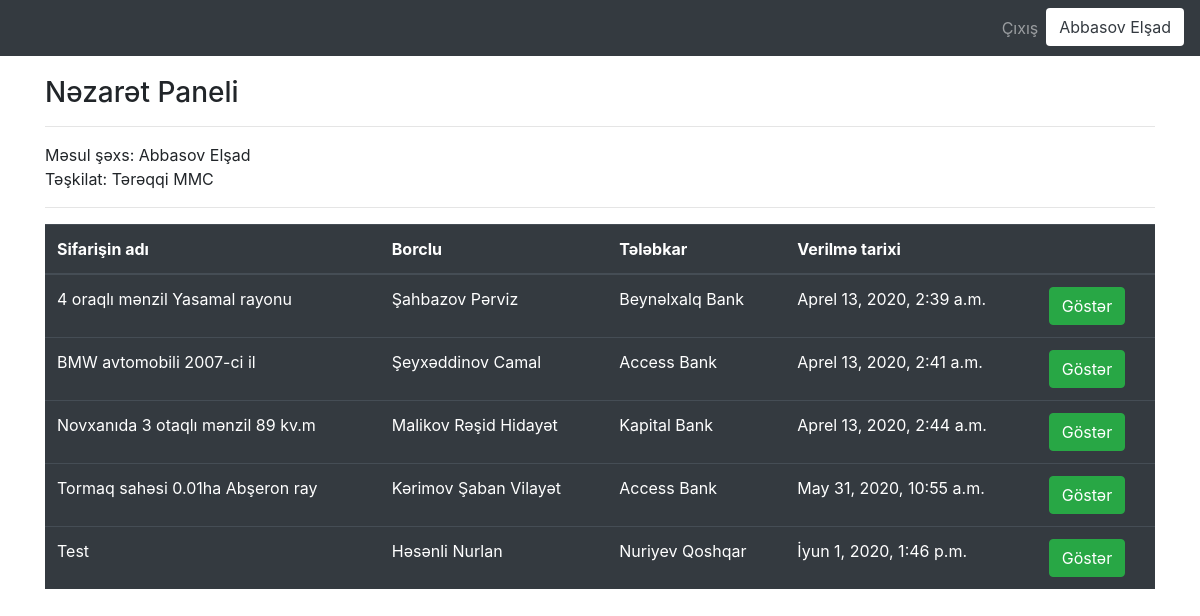
/evaluation_panel/branchmanager/ (signed in), run on the app's committed database.
### user/models.py (models this page shows, shortened)
class User(AbstractBaseUser):
    fin           = models.CharField(max_length = 7, unique = True)
    username      = models.CharField(max_length=55)
    sirname       = models.CharField(max_length=55)
    email         = models.EmailField(max_length=255, unique = True)
    active        = models.BooleanField(default=True) # can login
    company_user  = models.BooleanField(default=False)
    customer_user = models.BooleanField(default=False)
    admin         = models.BooleanField(default=False)
    staff         = models.BooleanField(default=False)
    icra_company  = models.BooleanField(default=False)
    e_mahkama     = models.BooleanField(default=False)
    timestamp     = models.DateTimeField(auto_now_add=True)
    USERNAME_FIELD = 'fin'
    REQUIRED_FIELDS = ['username','sirname','email']
    objects = UserManager()
    @property
    def is_active(self):
        return self.active

### evaluate/models.py (models this page shows, shortened)
class Worker(models.Model):
    company_name        = models.ForeignKey(EvaluationCompany, on_delete=models.CASCADE, verbose_name = "Qiymətləndirici təşkilat",related_name="workers")
    user                = models.ForeignKey(User, on_delete=models.CASCADE, verbose_name = "İstifadəçi",related_name="users",null=True)
    worker_name         = models.CharField(max_length=55,verbose_name="Adı")
    worker_sirname      = models.CharField(max_length=55,verbose_name="Familiya")
    worker_fin          = models.CharField(max_length=7,validators=[MinLengthValidator(7)],verbose_name="Fin")
    is_bm               = models.BooleanField(default=False)
    is_as               = models.BooleanField(default=False)
    worker_created_date = models.DateTimeField(auto_now_add=True)

class EvaluationCompany(models.Model):
    evacompany_name         = models.CharField(max_length=255, unique =True)
    def __str__(self):
        return self.evacompany_name

class EvaluationOrder(models.Model):
    company_name            = models.ManyToManyField(EvaluationCompany, verbose_name = "Qiymətləndirici təşkilat",related_name="orders")
    order_name              = models.CharField(max_length=255, verbose_name="Sifarişin adı")
    subcategory_name        = models.ForeignKey(SubCategory, on_delete=models.DO_NOTHING, verbose_name = "Kateqoriya",related_name="subcategories_evaluationorder")
    order_law_decision      = models.CharField(max_length=255, verbose_name="Rayon məhkəməsinin qərarı")
    order_deptor            = models.CharField(max_length=255, verbose_name="Borclu")
    order_claimant          = models.CharField(max_length=255, verbose_name="Tələbkar")
    order_information       = RichTextField(verbose_name="Əmlak haqqında məlumat")
    order_document          = models.FileField(verbose_name="Əmlakın texniki sənədlərini daxil edin", upload_to="order_documents/%Y/")
    order_keep_date_location= models.CharField(max_length=255, verbose_name="Saxlanma yeri və tarix")
    order_mobile            = models.CharField(max_length=13, verbose_name="Sifarişçinin mobil nömrəsi")
    is_done                 = models.BooleanField(default=False)
    order_created_date      = models.DateTimeField(auto_now_add=True)

### evaluate/views.py (the view)
# urls.py: path('branchmanager/', views.branchmanagerPage, name="branchmanagerpage"),
@login_required(login_url="/user/login")
def branchmanagerPage(request):
    worker = Worker.objects.filter(worker_fin = request.user.fin)
    for w in worker:
        company = EvaluationCompany.objects.filter(id = w.company_name_id)
        if company != None:
            for comp in company:
                orders = comp.orders.all()
    context_worker = {"worker" : worker, "orders" : orders}
    return render(request,"branchmanager.html", context_worker)

### templates/branchmanager.html
{% extends "layout_company.html" %}
{% block body %}
   <h3>Nəzarət Paneli</h3>
   <hr>
   <p>
   {% for w in worker %}
        Məsul şəxs:  {{request.user.sirname}} {{request.user.username}}<br>
        Təşkilat: {{w.company_name}}
  {% endfor %}
   </p>
   <hr>
   {% if orders != None %}
    <table class="table table-hover table-dark">
  <thead>
    <tr>
      <th scope="col">Sifarişin adı</th>
      <th scope="col">Borclu</th>
      <th scope="col">Tələbkar</th>
      <th scope="col">Verilmə tarixi</th>
      <th scope="col"></th>
    </tr>
  </thead>
  <tbody>
  {% for order in orders %}
    <tr>
            <td>{{order.order_name}}</td>
            <td>{{order.order_deptor}}</td>
            <td>{{order.order_claimant}}</td>
            <td>{{order.order_created_date}}</td>
            <td><a class="btn btn-success" href="/evaluation_panel/vieworderdetail/{{order.id}}">Göstər</a></td>
    </tr>
  {% endfor %}
  </tbody>
</table>
   {% else %}
   <div class="alert alert-danger">
         Sistemdə heç bir sifariş tapılmadı!
      </div>
   {% endif %}
{% endblock body %}

### templates/layout_company.html (shortened to what this page needs)
<!DOCTYPE html>
{% load static %}
<html lang="en">
<head>
    <link rel="stylesheet" href="{% static 'css/bootstrap.min.css' %}">
</head>
<body>
    {% include "includes/navbar_company.html" %}
    <div style="margin-top: 20px;margin-bottom: 50px;" class= "container">
        {% block body %}
        {% endblock body %}
    </div>
</body>
</html>

### templates/includes/navbar_company.html (shortened to what this page needs)
<nav class="navbar navbar-expand-lg navbar-dark bg-dark">
  <div class="collapse navbar-collapse" id="navb">
    <ul class="navbar-nav ml-auto">
      <li class="nav-item">
        <a class="nav-link" href="/user/logout">Çıxış</a>
      </li>
      <li class="nav-item">
        <button type="button" class="btn btn-default text-dark bg-white"><span class="glyphicon glyphicon-star" aria-hidden="true">{{request.user.sirname}} {{request.user.username}}</span></button>
      </li>
    </ul>
  </div>
</nav>

### data on the page
User: user.sirname "Abbasov", user.username "Elşad"
Worker: company_name "Tərəqqi MMC"
EvaluationOrder: order_name "4 oraqlı mənzil Yasamal rayonu", order_deptor "Şahbazov Pərviz", order_claimant "Beynəlxalq Bank", order_created_date "Aprel 13, 2020, 2:39 a.m."
EvaluationOrder: order_name "BMW avtomobili 2007-ci il", order_deptor "Şeyxəddinov Camal", order_claimant "Access Bank", order_created_date "Aprel 13, 2020, 2:41 a.m."
EvaluationOrder: order_name "Novxanıda 3 otaqlı mənzil 89 kv.m", order_deptor "Malikov Rəşid Hidayət", order_claimant "Kapital Bank", order_created_date "Aprel 13, 2020, 2:44 a.m."
EvaluationOrder: order_name "Tormaq sahəsi 0.01ha Abşeron ray", order_deptor "Kərimov Şaban Vilayət", order_claimant "Access Bank", order_created_date "May 31, 2020, 10:55 a.m."
EvaluationOrder: order_name "Test", order_deptor "Həsənli Nurlan", order_claimant "Nuriyev Qoshqar", order_created_date "İyun 1, 2020, 1:46 p.m."
